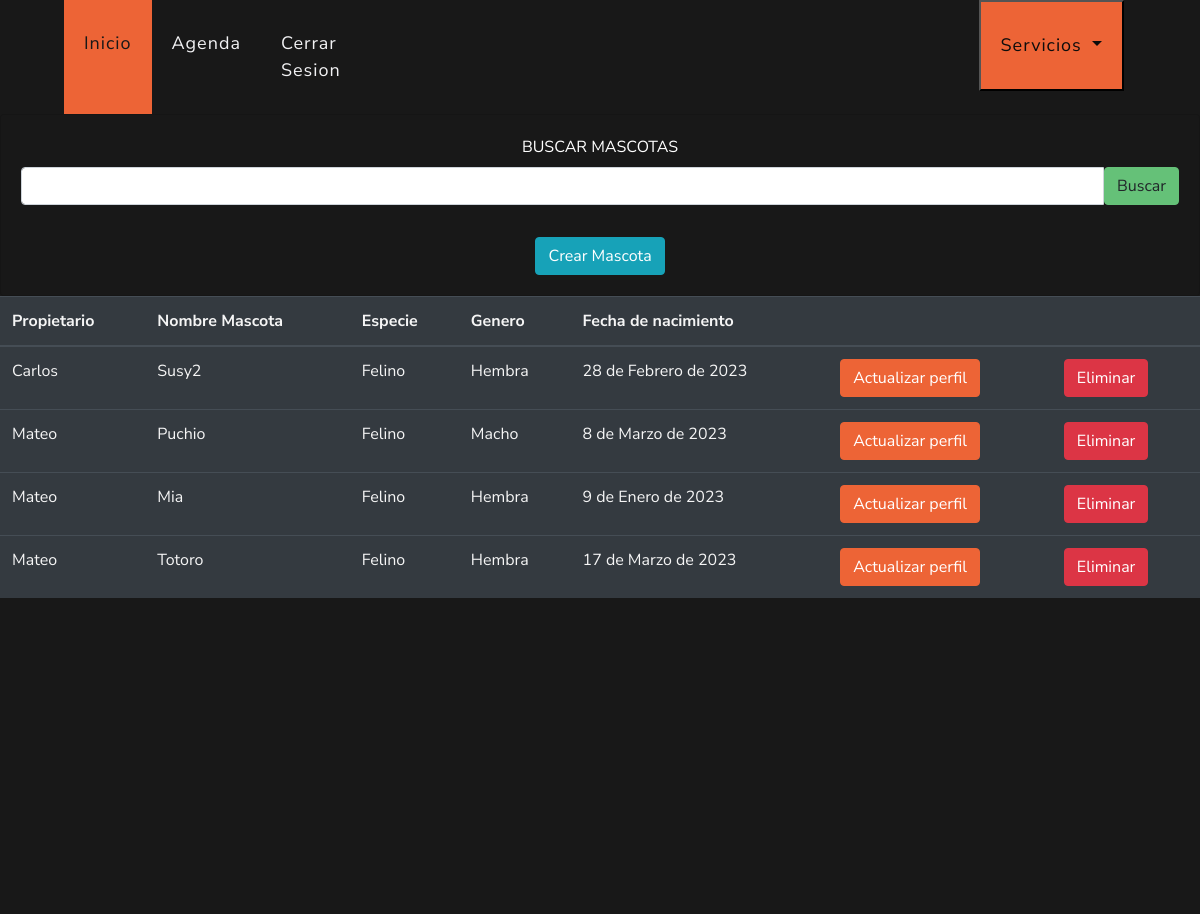
Screenshot of /ver/mascotas (signed in) with the database file from the repository.
### veterinary/models.py (models this page shows, shortened)
class Pet(models.Model):
    client = models.ForeignKey(Client, on_delete=models.PROTECT, related_name='pets')
    namePet = models.CharField(max_length=30, blank=False, null=False, verbose_name='nombre')
    species = models.CharField(max_length=30, blank=True, null=True, verbose_name='especie')
    birthdate = models.DateField(blank=True, null=True, verbose_name='fecha de nacimiento')
    gender = models.CharField(max_length=6, blank=False, null=False, default='Desconocido', verbose_name='género')

class Client(models.Model):
    veterinary = models.ForeignKey(Veterinary, on_delete=models.PROTECT, blank=True, null=True)
    name = models.CharField(max_length=50, blank=False, null=False, verbose_name='Cliente')
    last_name = models.CharField(max_length=50, blank=False, null=False)
    document = models.CharField(max_length=20, unique=False, blank=True, null=True)
    email = models.EmailField(max_length=254, unique=False, blank=True, null=True)
    phone = models.CharField(max_length=15, blank=True, null=True)
    global_id = models.UUIDField(default=uuid.uuid4, editable=False, unique=True)
    def __str__(self):
        return self.name
    class Meta:
        unique_together = ('document', 'email', 'veterinary')

### veterinary/views.py (the view)
# urls.py: path("ver/mascotas", views.detailPet, name='detailPet'),
@login_required(login_url="login")
def detailPet(request):
    VeterinaryLogued = request.user.veterinary
    if request.method == "POST":
        search_query = request.POST.get("search", "")
        pet = Pet.objects.select_related("client", "client__veterinary").filter(
            namePet__contains=search_query, client__veterinary=VeterinaryLogued
        )
        formPet = PetForm(VeterinaryLogued, request.POST)
        if formPet.is_valid():
            formPet.save()
            return redirect("detailPet")
    else:
        formPet = PetForm(VeterinaryLogued)
        pet = Pet.objects.select_related("client", "client__veterinary").filter(
            client__veterinary=VeterinaryLogued
        )
    context = {"pets": pet, "form": formPet}
    return render(request, "veterinary/detailPet.html", context)

### veterinary/forms.py
class PetForm(ModelForm):
    def __init__(self, VeterinaryLogued, *args, **kwargs):
        super().__init__(*args, **kwargs)
        self.fields['client'].queryset = Client.objects.filter(veterinary=VeterinaryLogued)
    class Meta:
        model = Pet
        fields = '__all__'
        CHOICES = (('Macho', 'Macho'), ('Hembra', 'Hembra'),)
        CHOICESPECIES = (('Felino', 'Felino'), ('Canino', 'Canino'), ('Aves', 'Aves'), ('Otro', 'Otro'))
        widgets = {
            'client': Select(attrs={'class': 'form-control'}),
            'namePet': TextInput(attrs={'class': 'form-control'}),
            'species': Select(attrs={'class': 'form-control'}, choices=CHOICESPECIES),
            'gender': Select(attrs={'class': 'form-control'}, choices=CHOICES),
            'birthdate': DateInput(attrs={'class': 'form-control', 'type': 'date'}),
        }
        labels = {
            'client': 'Cliente',
        }

### templates/veterinary/detailPet.html (shortened to what this page needs)
{% extends 'layout/base.html' %}
{% block 'style' %}
{% load static %}
<link rel="stylesheet" href="{% static 'css/estiloindex.css' %}">
<link rel="stylesheet" href="{% static 'css/estilo.css' %}">
{% endblock %}
{% block 'header' %}
{% include 'layout/partials/headerbase.html' %}
{% endblock %}
{% block 'content' %}
<div class="container-fluid" style="background-color: #181818; height: 100vh;">
    <div class="row">
      <div class="col-md-12">
        <div class="card bg-dark text-white">
          <div class="card-body text-center">
            <form action="" method="POST">
              <label for="search" class="form-label">BUSCAR MASCOTAS</label>
              <div class="input-group mb-3">
                <input type="text" class="form-control" name="search">
                <button type="submit" class="btn btn-secondary">Buscar</button>
              </div>
            </form>
            <a data-toggle="modal" data-target="#exampleModal" class="btn btn-info mt-3">Crear Mascota</a>
          </div>
        </div>
        <div class="table-responsive">
          <table class="table table-dark table-responsive-sm">
            <thead>
              <tr>
                <th>Propietario</th>
                <th>Nombre Mascota</th>
                <th>Especie</th>
                <th>Genero</th>
                <th>Fecha de nacimiento</th>
                <th></th>
                <th></th>
              </tr>
            </thead>
            <tbody>
              {% for pet in pets %}
              <tr>
                <td>{{pet.client}}</td>
                <td>{{pet.namePet}}</td>
                <td>{{pet.species}}</td>
                <td>{{pet.gender}}</td>
                <td>{{pet.birthdate}}</td>
                <td><a href="{% url 'updatePet' id=pet.id %}" class="btn btn-primary">Actualizar perfil</a></td>
                <td><button onclick="borrar('{{pet.id}}')" class="btn btn-danger">Eliminar</button></td>
              </tr>
              {% endfor %}
            </tbody>
          </table>
        </div>
      </div>
    </div>
  </div>
{% endblock %}

### templates/layout/base.html (shortened to what this page needs)
{% load static %}
<!DOCTYPE html>
<html lang="es">
<head>
    <link rel="stylesheet" href="{% static 'css/bootstrap.min.css' %}">
    {% block 'style' %}{% endblock  %}
    <link href="https://cdnjs.cloudflare.com/ajax/libs/font-awesome/5.10.0/css/all.min.css" rel="stylesheet">
    <link href="{% static 'lib/flaticon/font/flaticon.css' %}" rel="stylesheet">
    <link href="{% static 'lib/owlcarousel/assets/owl.carousel.min.css' %}"rel="stylesheet">
    <link href="{% static 'css/style.css' %}" rel="stylesheet">
</head>
<body>
<header>
    {% block 'header' %}{% endblock  %}
</header>
<main>
{% block 'content' %}{% endblock  %}
</main>
</body>
</html>

### templates/layout/partials/headerbase.html (shortened to what this page needs)
{% block 'style' %}
{% load static %}
<link rel="stylesheet" href="{% static 'css/navstyle.css' %}">
{% endblock  %}
<header>
      {% if request.user.is_authenticated %}
      <div class="container-fluid p-0" id="opciones">
        <nav class="navbar navbar-expand-lg bg-dark navbar-dark py-3 py-lg-0 px-lg-5">
            <div class="collapse navbar-collapse justify-content-between px-3" id="navbarCollapse">
                <div class="navbar-nav mr-auto py-0">
                  <a href="{% url 'index' %}" class="nav-item nav-link active">Inicio</a>
                  <a href="{% url 'home' %}"  class="nav-item nav-link" >Agenda</a>
                  <a href="{% url 'logout' %}" class="nav-item nav-link" >Cerrar Sesion</a>
                  <li class="nav-item dropdown">
                    <button class="nav-link dropdown-toggle" id="navbarDropdown" type="button" data-toggle="dropdown" aria-haspopup="true" aria-expanded="false" style="margin-left:47vw;background-color: #ED6436;color: #0c0c0c; margin-right:1vw  ">
                      Servicios
                    </button>
                  </li>
                </div>
            </div>
             </nav>
         </div>
      {% endif %}
  </header>

### rows the page displays
Pet: client "Carlos", namePet "Susy2", species "Felino", gender "Hembra", birthdate "28 de Febrero de 2023"
Pet: client "Mateo", namePet "Puchio", species "Felino", gender "Macho", birthdate "8 de Marzo de 2023"
Pet: client "Mateo", namePet "Mia", species "Felino", gender "Hembra", birthdate "9 de Enero de 2023"
Pet: client "Mateo", namePet "Totoro", species "Felino", gender "Hembra", birthdate "17 de Marzo de 2023"
